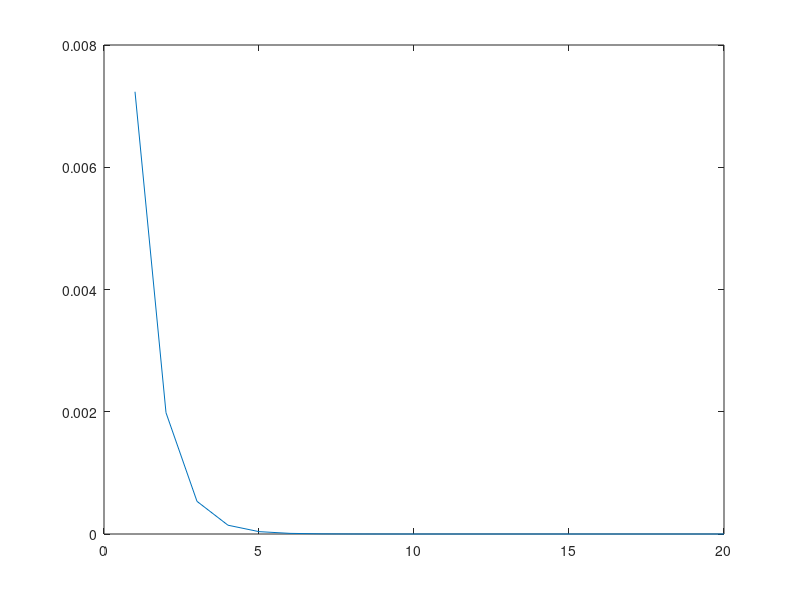

Write the MATLAB code that produced this figure. (Note: this script raises an error after producing the figure.)
%%
load("traj1.mat");
figure;
plot(V2(1:20));
hold on;
yline(V2_bar);
title("V2");
xlabel("t (0.01s)");
ylabel("V2");

for i = 2:10
    traj_url = "traj" + i + ".mat";
    load(traj_url);
    plot(V2(1:20));
end